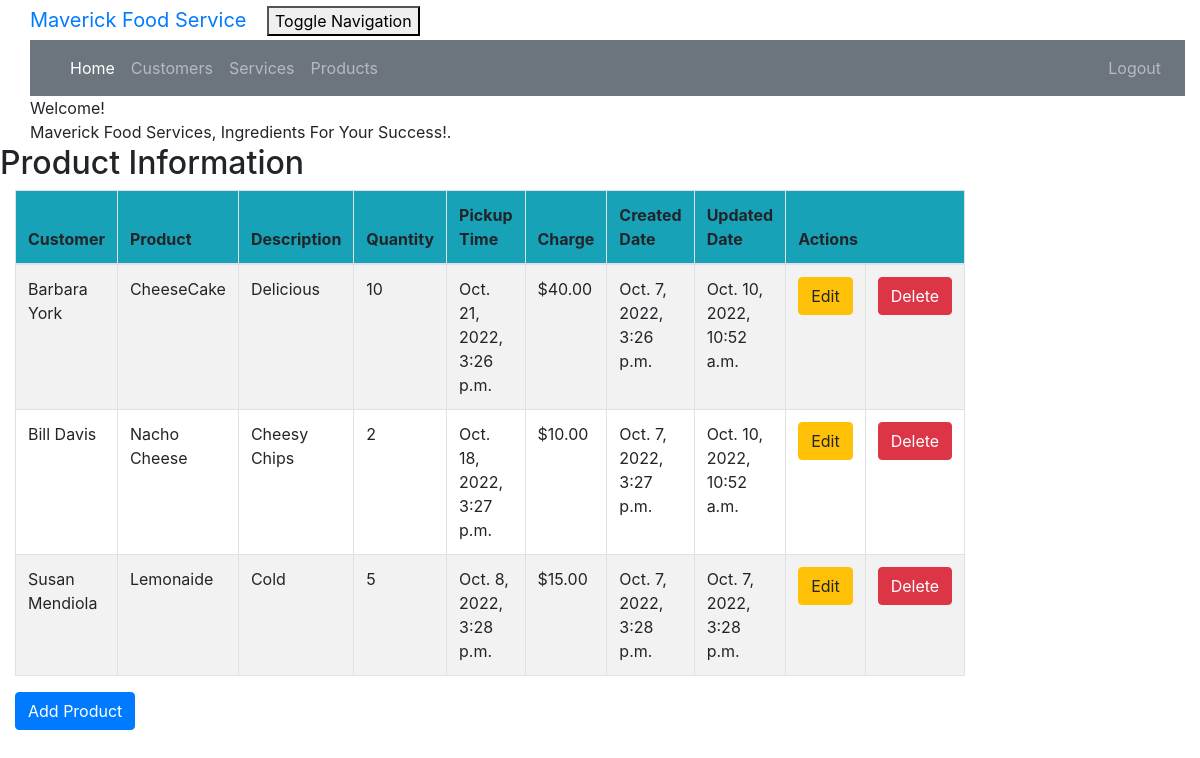
The page /product_list (signed in) on the database its author committed.
### crm/models.py (models this page shows, shortened)
class Product(models.Model):
    cust_name = models.ForeignKey(Customer, on_delete=models.CASCADE, related_name='products')
    product = models.CharField(max_length=100)
    description = models.TextField()
    quantity = models.IntegerField()
    pickup_time = models.DateTimeField(
        default=timezone.now)
    charge = models.DecimalField(max_digits=10, decimal_places=2)
    created_date = models.DateTimeField(
        default=timezone.now)
    updated_date = models.DateTimeField(auto_now_add=True)

class Customer(models.Model):
    cust_name = models.CharField(max_length=50)
    email = models.EmailField(max_length=100)
    phone = models.CharField(max_length=20)
    bldgroom = models.CharField(max_length=100)
    address = models.CharField(max_length=200)
    city = models.CharField(max_length=50)
    state = models.CharField(max_length=50)
    zipcode = models.CharField(max_length=10)
    organization = models.CharField(max_length=100)
    role = models.CharField(max_length=100)
    def __str__ (self):
        return self.cust_name

### crm/views.py (the view)
# urls.py: path('product_list', views.prodcut_list, name='product_list'),
@login_required
def prodcut_list(request):
    products = Product.objects.filter(created_date__lte=timezone.now())
    return render(request, 'crm/product_list.html', {'products': products})

### crm/templates/crm/product_list.html (shortened to what this page needs)
<!DOCTYPE html>
{% extends 'crm/base.html' %}
{% block content %}
    {% load humanize %}
    <head>
    </head>
    <body class="bodylist">
    <div class="container">
        <div class="panel panel-primary">
            <div class="panel-heading">Welcome!</div>
            <div class="panel-body">
                Maverick Food Services, Ingredients For Your Success!.
            </div>
        </div>
    </div>
    <div class="row">
        <h2>Product Information</h2>
    </div>
    <div>
        <table class="table table-striped table-bordered table-hover w-auto">
            <thead>
            <tr class="bg-info">
                <th>Customer</th>
                <th>Product</th>
                <th>Description</th>
                <th>Quantity</th>
                <th>Pickup Time</th>
                <th>Charge</th>
                <th>Created Date</th>
                <th>Updated Date</th>
                <th colspan="3">Actions</th>
            </tr>
            </thead>
            <tbody>
            {% for product in products %}
                <tr>
                    <td>{{ product.cust_name }}</td>
                    <td>{{ product.product }}</td>
                    <td>{{ product.description }}</td>
                    <td>{{ product.quantity }}</td>
                    <td>{{ product.pickup_time }}</td>
                    <td>${{ product.charge|floatformat:2|intcomma }}</td>
                    <td>{{ product.created_date }}</td>
                    <td>{{ product.updated_date }}</td>
                    <td><a href="{% url 'crm:product_edit' pk=product.pk %}"
                           class="btn btn-warning">Edit</a>
                    </td>
                    <td><a href="{% url 'crm:product_delete' pk=product.pk %}"
                           onclick="return confirm('Are you sure you want to delete?')"
                           class="btn btn-danger">Delete</a>
                    </td>
                </tr>
            {% endfor %}
            </tbody>
        </table>
    </div>
    <div>
        <a href="{% url 'crm:product_new' %}"><span
                class="btn btn-primary">Add Product</span></a>
    </div>
    </body>
{% endblock %}

### crm/static/css/portfolio.css (style rules this page uses)
body { padding-left: 15px; }

### rows shown on the page
Product: cust_name "Barbara York", product "CheeseCake", description "Delicious", quantity "10", pickup_time "Oct. 21, 2022, 3:26 p.m.", charge "40.00", created_date "Oct. 7, 2022, 3:26 p.m.", updated_date "Oct. 10, 2022, 10:52 a.m."
Product: cust_name "Bill Davis", product "Nacho Cheese", description "Cheesy Chips", quantity "2", pickup_time "Oct. 18, 2022, 3:27 p.m.", charge "10.00", created_date "Oct. 7, 2022, 3:27 p.m.", updated_date "Oct. 10, 2022, 10:52 a.m."
Product: cust_name "Susan Mendiola", product "Lemonaide", description "Cold", quantity "5", pickup_time "Oct. 8, 2022, 3:28 p.m.", charge "15.00", created_date "Oct. 7, 2022, 3:28 p.m.", updated_date "Oct. 7, 2022, 3:28 p.m."
